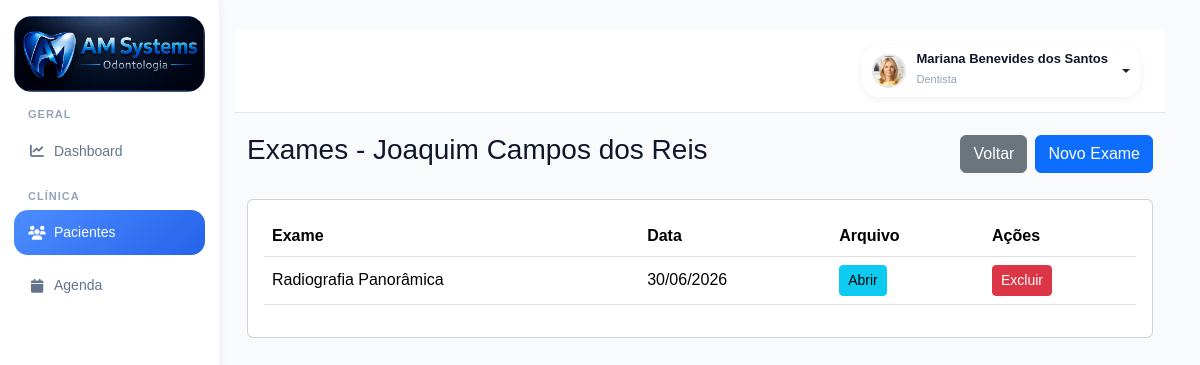
Screenshot of /pacientes/17/exames/ (signed in) with the database file from the repository.
### accounts/models.py (models this page shows, shortened)
class PerfilUsuario(models.Model):
    ADMIN = 'admin'
    GESTOR = 'gestor'
    DENTISTA = 'dentista'
    SECRETARIA = 'secretaria'
    ACD = 'acd'
    CONTABILIDADE = 'contabilidade'
    MARKETING = 'marketing'
    AUDITORIA = 'auditoria'
    TIPOS_USUARIO = [
        (ADMIN, 'Administrador'),
        (GESTOR, 'Gestor'),
        (DENTISTA, 'Dentista'),
        (SECRETARIA, 'Secretária'),
        (ACD, 'Auxiliar de Saúde Bucal'),
        (CONTABILIDADE, 'Contabilidade'),
        (MARKETING, 'Marketing'),
        (AUDITORIA, 'Auditoria'),
    ]
    usuario = models.OneToOneField(
        User,
        on_delete=models.CASCADE,
        related_name='perfil'
    )
    tipo_usuario = models.CharField(
        max_length=30,
        choices=TIPOS_USUARIO,
        default=SECRETARIA
    )
    cro = models.CharField(
        max_length=20,
        blank=True,
        null=True
    )
    especialidade = models.CharField(
        max_length=100,
        blank=True,
        null=True
    )
    telefone = models.CharField(
        max_length=20,
        blank=True,
        null=True
    )
    cpf = models.CharField(
        max_length=14,
        blank=True,
        null=True
    )
    rg = models.CharField(
        max_length=20,
        blank=True,
        null=True
    )
    data_nascimento = models.DateField(
        blank=True,
        null=True
    )
    sexo = models.CharField(
        max_length=20,
        blank=True,
        null=True
    )
    foto = models.ImageField(
        upload_to='usuarios/fotos/',
        blank=True,
        null=True
    )
    assinatura = models.ImageField(
        upload_to='usuarios/assinaturas/',
        blank=True,
        null=True
    )
    cro_uf = models.CharField(
        max_length=2,
        blank=True,
        null=True
    )
    cep = models.CharField(
        max_length=10,
        blank=True,
        null=True
    )
    logradouro = models.CharField(
        max_length=255,
        blank=True,
        null=True
    )
    numero = models.CharField(
        max_length=20,
        blank=True,
        null=True
    )
    complemento = models.CharField(
        max_length=100,
        blank=True,
        null=True
    )
    bairro = models.CharField(
        max_length=100,
        blank=True,
        null=True
    )
    cidade = models.CharField(
        max_length=100,
        blank=True,
        null=True
    )
    uf = models.CharField(
        max_length=2,
        blank=True,
        null=True
    )
    celular = models.CharField(
        max_length=20,
        blank=True,
        null=True
    )
    ativo = models.BooleanField(
        default=True
    )
    somente_leitura = models.BooleanField(
        default=False
    )
    criado_em = models.DateTimeField(
        auto_now_add=True
    )
    atualizado_em = models.DateTimeField(
        auto_now=True
    )

class Paciente(models.Model):
    foto = models.ImageField(
        upload_to='pacientes/',
        blank=True,
        null=True
    )
    nome = models.CharField(
        max_length=200
    )
    cpf = models.CharField(
        max_length=14,
        blank=True,
        null=True
    )
    rg = models.CharField(
        max_length=20,
        blank=True,
        null=True
    )
    nascimento = models.DateField(
        blank=True,
        null=True
    )
    genero = models.CharField(
        max_length=20,
        blank=True,
        null=True
    )
    estado_civil = models.CharField(
        max_length=30,
        blank=True,
        null=True
    )
    profissao = models.CharField(
        max_length=100,
        blank=True,
        null=True
    )
    telefone = models.CharField(
        max_length=20,
        blank=True,
        null=True
    )
    whatsapp = models.CharField(
        max_length=20,
        blank=True,
        null=True
    )
    email = models.EmailField(
        blank=True,
        null=True
    )
    cep = models.CharField(
        max_length=10,
        blank=True,
        null=True
    )
    endereco = models.CharField(
        max_length=255,
        blank=True,
        null=True
    )
    numero = models.CharField(
        max_length=20,
        blank=True,
        null=True
    )
    complemento = models.CharField(
        max_length=100,
        blank=True,
        null=True
    )
    bairro = models.CharField(
        max_length=100,
        blank=True,
        null=True
    )
    cidade = models.CharField(
        max_length=100,
        blank=True,
        null=True
    )
    estado = models.CharField(
        max_length=2,
        blank=True,
        null=True
    )
    convenio = models.CharField(
        max_length=100,
        blank=True,
        null=True
    )
    carteirinha = models.CharField(
        max_length=100,
        blank=True,
        null=True
    )
    alergias = models.TextField(
        blank=True,
        null=True
    )
    medicamentos = models.TextField(
        blank=True,
        null=True
    )
    observacoes = models.TextField(
        blank=True,
        null=True
    )
    responsavel = models.CharField(
        max_length=200,
        blank=True,
        null=True
    )
    cpf_responsavel = models.CharField(
        max_length=14,
        blank=True,
        null=True
    )
    telefone_responsavel = models.CharField(
        max_length=20,
        blank=True,
        null=True
    )
    dentista = models.ForeignKey(
        User,
        on_delete=models.SET_NULL,
        null=True,
        blank=True,
        related_name='pacientes'
    )
    ativo = models.BooleanField(
        default=True
    )
    criado_em = models.DateTimeField(
        auto_now_add=True
    )
    atualizado_em = models.DateTimeField(
        auto_now=True
    )

class Exame(models.Model):
    paciente = models.ForeignKey(
        Paciente,
        on_delete=models.CASCADE,
        related_name='exames'
    )
    nome = models.CharField(
        max_length=200
    )
    data_exame = models.DateField(
        blank=True,
        null=True
    )
    arquivo = models.FileField(
        upload_to='exames/',
        blank=True,
        null=True
    )
    observacoes = models.TextField(
        blank=True,
        null=True
    )
    criado_em = models.DateTimeField(
        auto_now_add=True
    )
    class Meta:
        ordering = ['-criado_em']
        verbose_name = 'Exame'
        verbose_name_plural = 'Exames'

### accounts/views.py (the view)
@login_required(login_url='/')
def exames(request, id):
    paciente = get_object_or_404(
        Paciente,
        id=id
    )
    exames = Exame.objects.filter(
        paciente=paciente
    ).order_by(
        '-criado_em'
    )
    return render(
        request,
        'accounts/exames.html',
        {
            'paciente': paciente,
            'exames': exames
        }
    )

### accounts/templates/accounts/exames.html
{% extends 'accounts/base.html' %}
{% block content %}
<div class="container-fluid">
    <div class="d-flex justify-content-between align-items-center mb-4">
        <h3>
            Exames - {{ paciente.nome }}
        </h3>
        <div class="d-flex gap-2">
            <a
                href="{% url 'perfil_paciente' paciente.id %}"
                class="btn btn-secondary"
            >
                Voltar
            </a>
            <a
                href="{% url 'novo_exame' paciente.id %}"
                class="btn btn-primary"
            >
                Novo Exame
            </a>
        </div>
    </div>
    <div class="card">
        <div class="card-body">
            <table class="table align-middle">
                <thead>
                    <tr>
                        <th>Exame</th>
                        <th>Data</th>
                        <th>Arquivo</th>
                        <th>Ações</th>
                    </tr>
                </thead>
                <tbody>
                    {% for exame in exames %}
                    <tr>
                        <td>
                            {{ exame.nome }}
                        </td>
                        <td>
                            {{ exame.data_exame|date:"d/m/Y" }}
                        </td>
                        <td>
                            {% if exame.arquivo %}
                                <a
                                    href="{{ exame.arquivo.url }}"
                                    target="_blank"
                                    class="btn btn-sm btn-info"
                                >
                                    Abrir
                                </a>
                            {% else %}
                                -
                            {% endif %}
                        </td>
                        <td>
                            <a
                                href="{% url 'excluir_exame' exame.id %}"
                                class="btn btn-sm btn-danger"
                                onclick="return confirm('Excluir exame?')"
                            >
                                Excluir
                            </a>
                        </td>
                    </tr>
                    {% empty %}
                    <tr>
                        <td colspan="4">
                            Nenhum exame cadastrado.
                        </td>
                    </tr>
                    {% endfor %}
                </tbody>
            </table>
        </div>
    </div>
</div>
{% endblock %}

### accounts/templates/accounts/base.html (shortened to what this page needs)
{% load static %}
<!DOCTYPE html>
<html lang="pt-br">
<head>
    <link href="https://cdn.jsdelivr.net/npm/bootstrap@5.3.3/dist/css/bootstrap.min.css" rel="stylesheet">
    <link rel="stylesheet" href="https://cdn.jsdelivr.net/npm/bootstrap-icons@1.11.3/font/bootstrap-icons.min.css">
    <link rel="stylesheet" href="https://cdnjs.cloudflare.com/ajax/libs/font-awesome/6.5.2/css/all.min.css">
    <link rel="stylesheet" href="{% static 'css/style.css' %}">
    <link rel="stylesheet" href="{% static 'css/pacientes.css' %}">
    <link rel="stylesheet" href="{% static 'css/odontograma.css' %}">
    <link rel="stylesheet" href="{% static 'css/anamnese.css' %}">
    <link rel="stylesheet" href="{% static 'css/ficha_clinica.css' %}">
    <link href="https://cdn.jsdelivr.net/npm/fullcalendar@6.1.15/index.global.min.css" rel="stylesheet">
</head>
<body>
    <div class="dashboard-wrapper">
        {% with perfil=request.user.perfil.tipo_usuario %}
        <aside class="sidebar">
            <div class="logo-area">
                <img src="{% static 'img/logo.png' %}" alt="Logo">
            </div>
            <ul class="sidebar-menu">
                <div class="sidebar-section">
                    Geral
                </div>
                <li class="{% if 'dashboard' in request.path %}active{% endif %}">
                    <a href="/dashboard/">
                        <i class="fa-solid fa-chart-line"></i>
                        <span>Dashboard</span>
                    </a>
                </li>
                <div class="sidebar-section">
                    Clínica
                </div>
                <li class="{% if 'pacientes' in request.path and 'odontograma' not in request.path %}active{% endif %}">
                    <a href="/pacientes/">
                        <i class="fa-solid fa-users"></i>
                        <span>Pacientes</span>
                    </a>
                </li>
                <li class="{% if 'agenda' in request.path %}active{% endif %}">
                    <a href="/agenda/">
                        <i class="fa-solid fa-calendar"></i>
                        <span>Agenda</span>
                    </a>
                </li>
            </ul>
            {% endwith %}
        </aside>
        <main class="main-content">
            <div class="topbar">
                <div class="d-flex justify-content-end align-items-center">
                    {% if request.user.is_authenticated %}
                    <div class="dropdown">
                        <button class="btn profile-dropdown-btn dropdown-toggle" type="button" data-bs-toggle="dropdown"
                            aria-expanded="false">
                            {% if request.user.perfil.foto %}
                            <img src="{{ request.user.perfil.foto.url }}" alt="Foto" class="profile-avatar">
                            {% else %}
                            <div class="profile-avatar-placeholder"></div>
                            {% endif %}
                            <div class="text-start">
                                <div class="profile-user-name">
                                    {% if request.user.first_name and request.user.last_name %}
                                    {{ request.user.first_name }} {{ request.user.last_name }}
                                    {% elif request.user.first_name %}
                                    {{ request.user.first_name }}
                                    {% else %}
                                    {{ request.user.username }}
                                    {% endif %}
                                </div>
                                <small class="profile-user-role">
                                    {{ request.user.perfil.get_tipo_usuario_display }}
                                </small>
                            </div>
                        </button>
                    </div>
                    {% endif %}
                </div>
            </div>
            {% block content %}
            {% endblock %}
        </main>
    </div>
</body>
</html>

### static/css/style.css (style rules this page uses)
html, body { margin:0; padding:0; min-height:100%; background:#f1f5f9; font-family:'Segoe UI', sans-serif; overflow-y:auto; }
.dashboard-wrapper { display:flex; min-height:100vh; }
.sidebar { width:220px; min-width:220px; max-width:220px; background:#ffffff; position:fixed; top:0; left:0; height:100vh; overflow-y:auto; overflow-x:hidden; z-index:1000; border-right:1px solid #eef2f7; box-shadow: 0 2px 10px rgba(15,23,42,.05); padding:16px 14px; }
.sidebar-section { margin-top:14px; margin-bottom:6px; padding:0 14px; font-size:11px; font-weight:700; letter-spacing:1px; color:#94a3b8; text-transform:uppercase; }
.profile-dropdown-btn { background:#fff !important; border:none !important; border-radius:16px !important; padding:7px 10px !important; display:flex !important; align-items:center !important; gap:10px; box-shadow: 0 2px 10px rgba(15,23,42,.06); }
.profile-dropdown-btn small { font-size:11px; color:#94a3b8 !important; }
.profile-avatar { width:34px; height:34px; border-radius:50%; object-fit:cover; border:2px solid #e5e7eb; }
.profile-user-name { font-size:13px; font-weight:600; line-height:1.1; color:#0f172a; }
.profile-user-role { font-size:11px; color:#94a3b8; }
.logo-area { padding:0; margin:0 0 4px 0; }
.logo-area img { width:100%; margin:auto; display:block; border-radius:18px; }
.sidebar-menu { list-style:none; padding:0; margin:0; }
.sidebar-menu li { margin-bottom:8px; }
.sidebar-menu li a { width:100%; display:flex; align-items:center; gap:8px; padding:12px 14px; border-radius:14px; color:#64748b; text-decoration:none; font-weight:500; font-size:14px; transition:.2s; box-sizing:border-box; }
.sidebar-menu li a i { width:18px; min-width:18px; text-align:center; font-size:14px; }
.sidebar-menu li.active a, .sidebar-menu a.active { background:linear-gradient( 135deg, #4d8dff, #2563eb ); color:#fff; box-shadow:none !important; transform:none !important; }
.main-content { margin-left:190px; width:calc(100% - 190px); padding:30px 35px 30px 45px; min-height:100vh; }
.topbar { background:#fff; padding:15px 25px; border-bottom:1px solid #e5e7eb; margin-bottom:20px; }
.table tbody tr { transition: all .2s ease; }
.table td { vertical-align: middle; }

### static/css/pacientes.css (style rules this page uses)
:root { --primary:#2563eb; --primary-light:#4d8dff; --success:#16a34a; --danger:#dc2626; --text:#0f172a; --text-light:#64748b; --border:#e2e8f0; --bg:#f8fafc; }
body { background:var(--bg); color:var(--text); font-family:'Poppins',sans-serif; overflow-x:hidden; }

### rows the page displays
Paciente: nome "Joaquim Campos dos Reis"
Exame: nome "Radiografia Panorâmica", data_exame "30/06/2026"

### other values shown
{{ request.user.first_name }} "Mariana Benevides dos Santos"
{{ request.user.perfil.get_tipo_usuario_display }} "Dentista"
